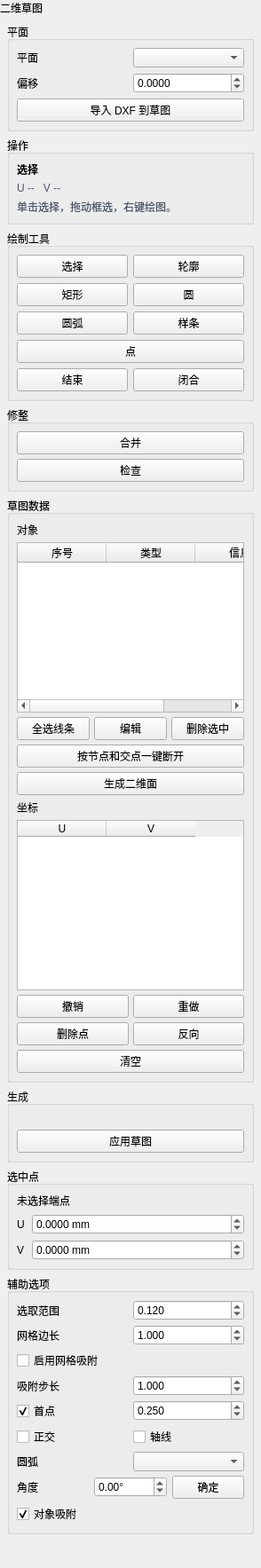
<?xml version='1.0' encoding='utf-8'?>
<ui version="4.0">
 <class>Sketch2DDialog</class>
 <widget class="QWidget" name="Sketch2DDialog">
  <layout class="QVBoxLayout" name="mainLayout">
   <property name="leftMargin">
    <number>0</number>
   </property>
   <property name="topMargin">
    <number>0</number>
   </property>
   <property name="rightMargin">
    <number>0</number>
   </property>
   <property name="bottomMargin">
    <number>0</number>
   </property>
   <property name="spacing">
    <number>0</number>
   </property>
   <item>
    <widget class="QLabel" name="headerLabel">
     <property name="objectName">
      <string>pageHeaderLabel</string>
     </property>
     <property name="text">
      <string>二维草图</string>
     </property>
    </widget>
   </item>
   <item>
    <layout class="QVBoxLayout" name="contentLayout">
     <property name="leftMargin">
      <number>8</number>
     </property>
     <property name="topMargin">
      <number>8</number>
     </property>
     <property name="rightMargin">
      <number>8</number>
     </property>
     <property name="bottomMargin">
      <number>8</number>
     </property>
     <property name="spacing">
      <number>6</number>
     </property>
     <item>
      <widget class="QGroupBox" name="planeGroup">
       <property name="title">
        <string>平面</string>
       </property>
       <layout class="QGridLayout" name="planeLayout">
        <property name="leftMargin">
         <number>8</number>
        </property>
        <property name="topMargin">
         <number>8</number>
        </property>
        <property name="rightMargin">
         <number>8</number>
        </property>
        <property name="bottomMargin">
         <number>8</number>
        </property>
        <property name="horizontalSpacing">
         <number>6</number>
        </property>
        <property name="verticalSpacing">
         <number>6</number>
        </property>
        <item row="0" column="0">
         <widget class="QLabel" name="planeLabel">
          <property name="text">
           <string>平面</string>
          </property>
         </widget>
        </item>
        <item row="0" column="1">
         <widget class="QComboBox" name="planeCombo" />
        </item>
        <item row="1" column="0">
         <widget class="QLabel" name="offsetLabel">
          <property name="text">
           <string>偏移</string>
          </property>
         </widget>
        </item>
        <item row="1" column="1">
         <widget class="CompactDoubleSpinBox" name="offsetSpin">
          <property name="decimals">
           <number>4</number>
          </property>
          <property name="minimum">
           <double>-1000000.000000000000000</double>
          </property>
          <property name="maximum">
           <double>1000000.000000000000000</double>
          </property>
          <property name="singleStep">
           <double>1.000000000000000</double>
          </property>
         </widget>
        </item>
         <item row="2" column="0" colspan="2">
          <widget class="QPushButton" name="importDxfButton">
           <property name="minimumHeight">
            <number>30</number>
           </property>
           <property name="text">
            <string>导入 DXF 到草图</string>
           </property>
          </widget>
         </item>
        </layout>
      </widget>
     </item>
     <item>
      <widget class="QGroupBox" name="operationGroup">
       <property name="title">
        <string>操作</string>
       </property>
       <layout class="QVBoxLayout" name="operationLayout">
        <property name="leftMargin">
         <number>8</number>
        </property>
        <property name="topMargin">
         <number>8</number>
        </property>
        <property name="rightMargin">
         <number>8</number>
        </property>
        <property name="bottomMargin">
         <number>8</number>
        </property>
        <property name="spacing">
         <number>5</number>
        </property>
        <item>
         <widget class="QLabel" name="currentOperationLabel">
          <property name="text">
           <string>选择</string>
          </property>
          <property name="styleSheet">
           <string notr="true">font-weight:600;</string>
          </property>
         </widget>
        </item>
        <item>
         <widget class="QLabel" name="cursorInfoLabel">
          <property name="text">
           <string>U --   V --</string>
          </property>
          <property name="styleSheet">
           <string notr="true">color:#475569;</string>
          </property>
         </widget>
        </item>
        <item>
         <widget class="QLabel" name="operationHintLabel">
          <property name="text">
           <string>单击选择，拖动框选，右键绘图。</string>
          </property>
          <property name="wordWrap">
           <bool>true</bool>
          </property>
          <property name="styleSheet">
           <string notr="true">color:#475569;</string>
          </property>
         </widget>
        </item>
       </layout>
      </widget>
     </item>
     <item>
      <widget class="QGroupBox" name="toolGroupBox">
       <property name="visible">
        <bool>false</bool>
       </property>
       <property name="title">
        <string>绘制工具</string>
       </property>
       <layout class="QGridLayout" name="toolLayout">
        <property name="leftMargin">
         <number>8</number>
        </property>
        <property name="topMargin">
         <number>8</number>
        </property>
        <property name="rightMargin">
         <number>8</number>
        </property>
        <property name="bottomMargin">
         <number>8</number>
        </property>
        <property name="horizontalSpacing">
         <number>6</number>
        </property>
        <property name="verticalSpacing">
         <number>6</number>
        </property>
        <item row="0" column="0">
         <widget class="QPushButton" name="selectButton">
          <property name="text">
           <string>选择</string>
          </property>
          <property name="checkable">
           <bool>true</bool>
          </property>
          <property name="minimumHeight">
           <number>30</number>
          </property>
         </widget>
        </item>
        <item row="0" column="1">
         <widget class="QPushButton" name="lineButton">
          <property name="text">
           <string>轮廓</string>
          </property>
          <property name="checkable">
           <bool>true</bool>
          </property>
          <property name="minimumHeight">
           <number>30</number>
          </property>
         </widget>
        </item>
        <item row="1" column="0">
         <widget class="QPushButton" name="rectButton">
          <property name="text">
           <string>矩形</string>
          </property>
          <property name="checkable">
           <bool>true</bool>
          </property>
          <property name="minimumHeight">
           <number>30</number>
          </property>
         </widget>
        </item>
        <item row="1" column="1">
         <widget class="QPushButton" name="circleButton">
          <property name="text">
           <string>圆</string>
          </property>
          <property name="checkable">
           <bool>true</bool>
          </property>
          <property name="minimumHeight">
           <number>30</number>
          </property>
         </widget>
        </item>
        <item row="2" column="0">
         <widget class="QPushButton" name="arcButton">
          <property name="text">
           <string>圆弧</string>
          </property>
          <property name="checkable">
           <bool>true</bool>
          </property>
          <property name="minimumHeight">
           <number>30</number>
          </property>
         </widget>
        </item>
        <item row="2" column="1">
         <widget class="QPushButton" name="curveButton">
          <property name="text">
           <string>样条</string>
          </property>
          <property name="checkable">
           <bool>true</bool>
          </property>
          <property name="minimumHeight">
           <number>30</number>
          </property>
         </widget>
        </item>
        <item row="3" column="0" colspan="2">
         <widget class="QPushButton" name="pointButton">
          <property name="text">
           <string>点</string>
          </property>
          <property name="checkable">
           <bool>true</bool>
          </property>
          <property name="minimumHeight">
           <number>30</number>
          </property>
         </widget>
        </item>
        <item row="4" column="0">
         <widget class="QPushButton" name="finishButton">
          <property name="text">
           <string>结束</string>
          </property>
         </widget>
        </item>
        <item row="4" column="1">
         <widget class="QPushButton" name="closeButton">
          <property name="text">
           <string>闭合</string>
          </property>
         </widget>
        </item>
       </layout>
      </widget>
     </item>
     <item>
      <widget class="QGroupBox" name="editGroup">
       <property name="visible">
        <bool>false</bool>
       </property>
       <property name="title">
        <string>修整</string>
       </property>
       <layout class="QGridLayout" name="editLayout">
        <property name="leftMargin">
         <number>8</number>
        </property>
        <property name="topMargin">
         <number>8</number>
        </property>
        <property name="rightMargin">
         <number>8</number>
        </property>
        <property name="bottomMargin">
         <number>8</number>
        </property>
        <property name="horizontalSpacing">
         <number>6</number>
        </property>
        <property name="verticalSpacing">
         <number>5</number>
        </property>
        <item row="0" column="0" colspan="2">
         <widget class="QPushButton" name="mergeEndpointsButton">
          <property name="text">
           <string>合并</string>
          </property>
         </widget>
        </item>
        <item row="1" column="0" colspan="2">
         <widget class="QPushButton" name="checkClosureButton">
          <property name="text">
           <string>检查</string>
          </property>
         </widget>
        </item>
       </layout>
      </widget>
     </item>
     <item>
      <widget class="QGroupBox" name="tableGroup">
       <property name="visible">
        <bool>false</bool>
       </property>
       <property name="title">
        <string>草图数据</string>
       </property>
       <layout class="QVBoxLayout" name="tableLayout">
        <property name="leftMargin">
         <number>8</number>
        </property>
        <property name="topMargin">
         <number>8</number>
        </property>
        <property name="rightMargin">
         <number>8</number>
        </property>
        <property name="bottomMargin">
         <number>8</number>
        </property>
        <property name="spacing">
         <number>5</number>
        </property>
        <item>
         <widget class="QLabel" name="objectsTitleLabel">
          <property name="text">
           <string>对象</string>
          </property>
         </widget>
        </item>
        <item>
         <widget class="QTableWidget" name="objectsTable">
          <property name="minimumHeight">
           <number>82</number>
          </property>
          <property name="maximumHeight">
           <number>110</number>
          </property>
          <property name="selectionMode">
           <enum>QAbstractItemView::ExtendedSelection</enum>
          </property>
          <property name="selectionBehavior">
           <enum>QAbstractItemView::SelectRows</enum>
          </property>
          <property name="editTriggers">
           <set>QAbstractItemView::NoEditTriggers</set>
          </property>
          <column>
           <property name="text">
            <string>序号</string>
           </property>
          </column>
          <column>
           <property name="text">
            <string>类型</string>
           </property>
          </column>
          <column>
           <property name="text">
            <string>信息</string>
           </property>
          </column>
         </widget>
        </item>
        <item>
         <layout class="QHBoxLayout" name="objectButtonRow">
          <item>
           <widget class="QPushButton" name="selectAllObjectsButton">
            <property name="text"><string>全选线条</string></property>
            <property name="toolTip"><string>全选保留的普通线条，供二维构面使用（Ctrl+A）</string></property>
           </widget>
          </item>
          <item>
           <widget class="QPushButton" name="editObjectButton">
            <property name="text">
             <string>编辑</string>
            </property>
           </widget>
          </item>
          <item>
           <widget class="QPushButton" name="deleteObjectButton">
            <property name="text">
             <string>删除选中</string>
            </property>
           </widget>
          </item>
         </layout>
        </item>
        <item>
         <widget class="QPushButton" name="splitAtNodesButton">
          <property name="text"><string>按节点和交点一键断开</string></property>
          <property name="toolTip"><string>按全部线条识别交点并分割所选线条；未选择时分割全部。其余线条作为参照保留，支持撤销。</string></property>
         </widget>
        </item>
        <item>
         <widget class="QPushButton" name="planarRegionButton">
          <property name="text"><string>生成二维面</string></property>
          <property name="toolTip"><string>先框选土体边界和地层分界线，预检后生成二维网格面</string></property>
         </widget>
        </item>
        <item>
         <widget class="QLabel" name="pointsTitleLabel">
          <property name="text">
           <string>坐标</string>
          </property>
         </widget>
        </item>
        <item>
         <widget class="QTableWidget" name="pointsTable">
          <property name="minimumHeight">
           <number>105</number>
          </property>
          <property name="maximumHeight">
           <number>130</number>
          </property>
          <property name="selectionMode">
           <enum>QAbstractItemView::SingleSelection</enum>
          </property>
          <property name="selectionBehavior">
           <enum>QAbstractItemView::SelectRows</enum>
          </property>
          <property name="editTriggers">
           <set>QAbstractItemView::DoubleClicked|QAbstractItemView::EditKeyPressed</set>
          </property>
          <column>
           <property name="text">
            <string>U</string>
           </property>
          </column>
          <column>
           <property name="text">
            <string>V</string>
           </property>
          </column>
         </widget>
        </item>
        <item>
         <layout class="QGridLayout" name="tableButtonRow">
          <item row="0" column="0">
           <widget class="QPushButton" name="undoButton">
            <property name="text">
             <string>撤销</string>
            </property>
           </widget>
          </item>
          <item row="0" column="1">
           <widget class="QPushButton" name="redoButton">
            <property name="text">
             <string>重做</string>
            </property>
           </widget>
          </item>
          <item row="1" column="0">
           <widget class="QPushButton" name="deleteButton">
            <property name="text">
             <string>删除点</string>
            </property>
           </widget>
          </item>
          <item row="1" column="1">
           <widget class="QPushButton" name="reverseButton">
            <property name="text">
             <string>反向</string>
            </property>
           </widget>
          </item>
          <item row="2" column="0" colspan="2">
           <widget class="QPushButton" name="clearButton">
            <property name="text">
             <string>清空</string>
            </property>
           </widget>
          </item>
         </layout>
        </item>
       </layout>
      </widget>
     </item>
     <item>
      <widget class="QGroupBox" name="bottomGroup">
       <property name="visible">
        <bool>false</bool>
       </property>
       <property name="title">
        <string>生成</string>
       </property>
       <layout class="QVBoxLayout" name="bottomLayout">
        <property name="leftMargin">
         <number>8</number>
        </property>
        <property name="topMargin">
         <number>8</number>
        </property>
        <property name="rightMargin">
         <number>8</number>
        </property>
        <property name="bottomMargin">
         <number>8</number>
        </property>
        <property name="spacing">
         <number>5</number>
        </property>
        <item>
         <widget class="QLabel" name="statusLabel">
          <property name="text">
           <string />
          </property>
          <property name="wordWrap">
           <bool>true</bool>
          </property>
          <property name="minimumHeight">
           <number>34</number>
          </property>
          <property name="maximumHeight">
           <number>52</number>
          </property>
         </widget>
        </item>
        <item>
         <widget class="QPushButton" name="generateButton">
          <property name="minimumHeight">
           <number>34</number>
          </property>
          <property name="text">
           <string>应用草图</string>
          </property>
         </widget>
        </item>
       </layout>
      </widget>
     </item>
     <item>
      <widget class="QGroupBox" name="pointCoordinateGroup">
       <property name="visible">
        <bool>false</bool>
       </property>
       <property name="title">
        <string>选中点</string>
       </property>
       <layout class="QFormLayout" name="pointCoordinateForm">
        <property name="leftMargin">
         <number>8</number>
        </property>
        <property name="topMargin">
         <number>8</number>
        </property>
        <property name="rightMargin">
         <number>8</number>
        </property>
        <property name="bottomMargin">
         <number>8</number>
        </property>
        <property name="horizontalSpacing">
         <number>8</number>
        </property>
        <property name="verticalSpacing">
         <number>6</number>
        </property>
        <item row="0" column="0" colspan="2">
         <widget class="QLabel" name="pointCoordinateLabel">
          <property name="text">
           <string>未选择端点</string>
          </property>
          <property name="wordWrap">
           <bool>true</bool>
          </property>
         </widget>
        </item>
        <item row="1" column="0">
         <widget class="QLabel" name="pointULabel">
          <property name="text">
           <string>U</string>
          </property>
         </widget>
        </item>
        <item row="1" column="1">
         <widget class="CompactDoubleSpinBox" name="pointUSpin">
          <property name="decimals">
           <number>4</number>
          </property>
          <property name="minimum">
           <double>-1000000000.0</double>
          </property>
          <property name="maximum">
           <double>1000000000.0</double>
          </property>
          <property name="singleStep">
           <double>1.0</double>
          </property>
          <property name="suffix">
           <string> mm</string>
          </property>
          <property name="keyboardTracking">
           <bool>false</bool>
          </property>
         </widget>
        </item>
        <item row="2" column="0">
         <widget class="QLabel" name="pointVLabel">
          <property name="text">
           <string>V</string>
          </property>
         </widget>
        </item>
        <item row="2" column="1">
         <widget class="CompactDoubleSpinBox" name="pointVSpin">
          <property name="decimals">
           <number>4</number>
          </property>
          <property name="minimum">
           <double>-1000000000.0</double>
          </property>
          <property name="maximum">
           <double>1000000000.0</double>
          </property>
          <property name="singleStep">
           <double>1.0</double>
          </property>
          <property name="suffix">
           <string> mm</string>
          </property>
          <property name="keyboardTracking">
           <bool>false</bool>
          </property>
         </widget>
        </item>
       </layout>
      </widget>
     </item>
     <item>
      <widget class="QGroupBox" name="optionGroup">
       <property name="title">
        <string>辅助选项</string>
       </property>
       <layout class="QGridLayout" name="optionLayout">
        <item row="8" column="0" colspan="2">
         <widget class="QCheckBox" name="objectSnapCheck">
          <property name="text"><string>对象吸附</string></property>
          <property name="checked"><bool>true</bool></property>
          <property name="toolTip"><string>靠近已有线条就自动贴合，绘制和拖动端点均有效。</string></property>
         </widget>
        </item>
        <property name="leftMargin">
         <number>8</number>
        </property>
        <property name="topMargin">
         <number>8</number>
        </property>
        <property name="rightMargin">
         <number>8</number>
        </property>
        <property name="bottomMargin">
         <number>8</number>
        </property>
        <property name="horizontalSpacing">
         <number>6</number>
        </property>
        <property name="verticalSpacing">
         <number>5</number>
        </property>
        <item row="0" column="0">
         <widget class="QLabel" name="selectionToleranceLabel">
          <property name="text">
           <string>选取范围</string>
          </property>
         </widget>
        </item>
        <item row="0" column="1">
         <widget class="CompactDoubleSpinBox" name="pointSnapSpin">
          <property name="decimals">
           <number>3</number>
          </property>
          <property name="minimum">
           <double>0.001000000000000</double>
          </property>
          <property name="maximum">
           <double>1000000.000000000000000</double>
          </property>
          <property name="singleStep">
           <double>0.050000000000000</double>
          </property>
          <property name="value">
           <double>0.120000000000000</double>
          </property>
         </widget>
        </item>
        <item row="1" column="0">
         <widget class="QLabel" name="gridStepLabel">
          <property name="text">
           <string>网格边长</string>
          </property>
         </widget>
        </item>
        <item row="1" column="1">
         <widget class="CompactDoubleSpinBox" name="gridStepSpin">
          <property name="decimals">
           <number>3</number>
          </property>
          <property name="minimum">
           <double>0.001000000000000</double>
          </property>
          <property name="maximum">
           <double>1000000.000000000000000</double>
          </property>
          <property name="singleStep">
           <double>1.000000000000000</double>
          </property>
          <property name="value">
           <double>1.000000000000000</double>
          </property>
         </widget>
        </item>
        <item row="2" column="0" colspan="2">
         <widget class="QCheckBox" name="gridSnapCheck">
          <property name="text">
           <string>启用网格吸附</string>
          </property>
          <property name="checked">
           <bool>false</bool>
          </property>
         </widget>
        </item>
        <item row="3" column="0">
         <widget class="QLabel" name="gridSnapStepLabel">
          <property name="text">
           <string>吸附步长</string>
          </property>
         </widget>
        </item>
        <item row="3" column="1">
         <widget class="CompactDoubleSpinBox" name="gridSnapStepSpin">
          <property name="decimals">
           <number>3</number>
          </property>
          <property name="minimum">
           <double>0.001000000000000</double>
          </property>
          <property name="maximum">
           <double>1000000.000000000000000</double>
          </property>
          <property name="singleStep">
           <double>1.000000000000000</double>
          </property>
          <property name="value">
           <double>1.000000000000000</double>
          </property>
         </widget>
        </item>
        <item row="4" column="0">
         <widget class="QCheckBox" name="autoCloseCheck">
          <property name="text">
           <string>首点</string>
          </property>
          <property name="checked">
           <bool>true</bool>
          </property>
         </widget>
        </item>
        <item row="4" column="1">
         <widget class="CompactDoubleSpinBox" name="autoCloseToleranceSpin">
          <property name="decimals">
           <number>3</number>
          </property>
          <property name="minimum">
           <double>0.001000000000000</double>
          </property>
          <property name="maximum">
           <double>1000000.000000000000000</double>
          </property>
          <property name="singleStep">
           <double>0.050000000000000</double>
          </property>
          <property name="value">
           <double>0.250000000000000</double>
          </property>
         </widget>
        </item>
        <item row="5" column="0">
         <widget class="QCheckBox" name="orthoCheck">
          <property name="text">
           <string>正交</string>
          </property>
         </widget>
        </item>
        <item row="5" column="1">
         <widget class="QCheckBox" name="showAxesCheck">
          <property name="text">
           <string>轴线</string>
          </property>
          <property name="checked">
           <bool>false</bool>
          </property>
         </widget>
        </item>
        <item row="6" column="0">
         <widget class="QLabel" name="arcModeLabel">
          <property name="text">
           <string>圆弧</string>
          </property>
         </widget>
        </item>
        <item row="6" column="1">
         <widget class="QComboBox" name="arcModeCombo" />
        </item>
        <item row="7" column="0" colspan="2">
         <widget class="QWidget" name="arcAngleRow">
          <property name="visible">
           <bool>false</bool>
          </property>
          <layout class="QHBoxLayout" name="arcAngleLayout">
           <property name="leftMargin">
            <number>0</number>
           </property>
           <property name="topMargin">
            <number>0</number>
           </property>
           <property name="rightMargin">
            <number>0</number>
           </property>
           <property name="bottomMargin">
            <number>0</number>
           </property>
           <property name="spacing">
            <number>6</number>
           </property>
           <item>
            <widget class="QLabel" name="arcAngleLabel">
             <property name="text">
              <string>角度</string>
             </property>
            </widget>
           </item>
           <item>
            <widget class="CompactDoubleSpinBox" name="arcAngleSpin">
             <property name="decimals">
              <number>2</number>
             </property>
             <property name="minimum">
              <double>-360.0</double>
             </property>
             <property name="maximum">
              <double>360.0</double>
             </property>
             <property name="singleStep">
              <double>5.0</double>
             </property>
             <property name="suffix">
              <string>°</string>
             </property>
             <property name="keyboardTracking">
              <bool>true</bool>
             </property>
             <property name="toolTip">
              <string>中心角弧扫角。正值逆时针，负值顺时针。</string>
             </property>
            </widget>
           </item>
           <item>
            <widget class="QPushButton" name="arcAngleApplyButton">
             <property name="minimumHeight">
              <number>28</number>
             </property>
             <property name="text">
              <string>确定</string>
             </property>
            </widget>
           </item>
          </layout>
         </widget>
        </item>
       </layout>
      </widget>
     </item>
     <item>
      <spacer name="verticalSpacer">
       <property name="orientation">
        <enum>Qt::Vertical</enum>
       </property>
       <property name="sizeHint" stdset="0">
        <size>
         <width>20</width>
         <height>30</height>
        </size>
       </property>
      </spacer>
     </item>
    </layout>
   </item>
  </layout>
 </widget>
  <customwidgets>
  <customwidget><class>CompactDoubleSpinBox</class><extends>QDoubleSpinBox</extends><header>CompactDoubleSpinBox.h</header></customwidget>
 </customwidgets>
 <resources />
 <connections />
</ui>
